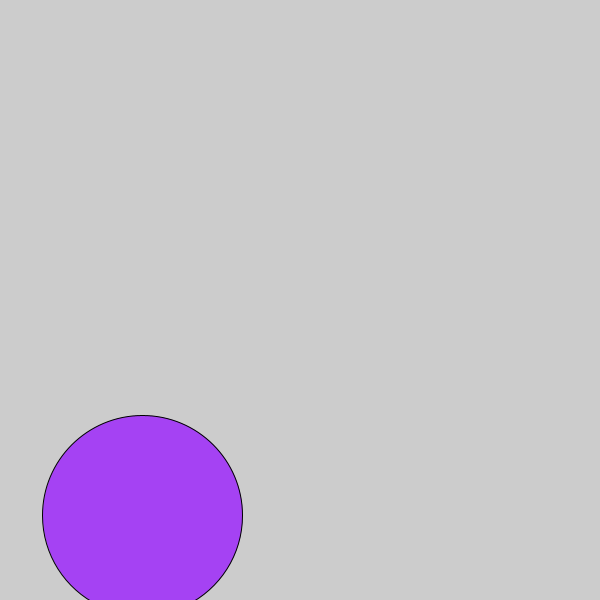
Frame 1 (no input)
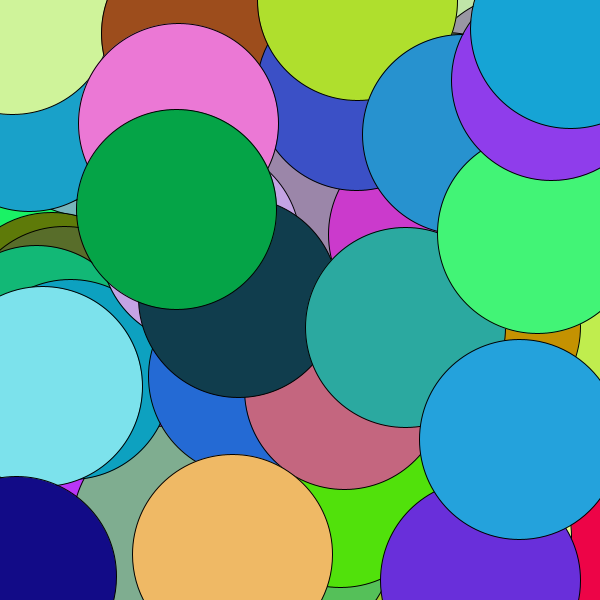
Frame 60 (the mouse pressed at the canvas centre just before this capture)
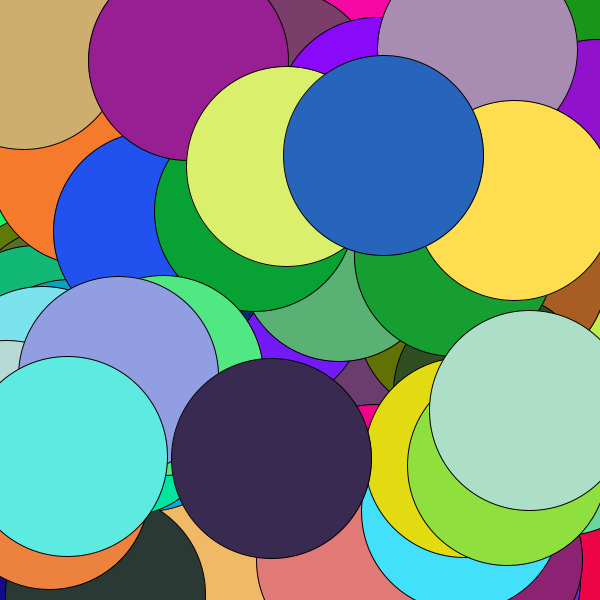
Frame 120 (the mouse held since frame 60 and released just before this capture)

The Processing sketch that drew these frames (run headless with seeded random() and noise(); from frame 60 on, the mouse is pressed at the canvas centre):

// Processing sketch: random_disco_balls_
// ── random_disco_balls_.pde
int r;
int g;
int b;
float x = 6;
float y = 6;

void setup() {
  size(600, 600);
}

void draw () {
  r = (int)random (0, 256);
  g = (int)random (0, 256);
  b = (int)random (0, 256);
  x = random(0, 601);
  y = random (0, 601);
 fill(r, g, b);
 circle(x, y, 200);
}
